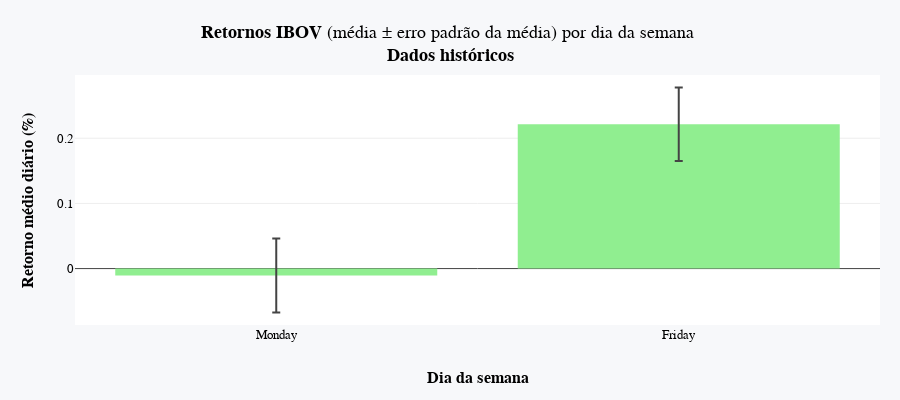

Write notebook code for a chart like this one.
### Markdown cell above
Visualizando os dados da tabela acima

### Code cell
fig = go.Figure()

fig.add_trace(go.Bar(name='Retornos', x=dados_desde_2010.index, y=dados_desde_2010.Media_retornos,
                     error_y=dict(type='data', array=dados_desde_2010.SEM_retornos),
                     marker_color='lightgreen', orientation='v'))

fig.update_layout(title_text='<b>Retornos IBOV</b> (média \xB1 erro padrão da média) por dia da semana <br><b>Dados históricos', xaxis_title= '<b>Dia da semana',
                  yaxis_title= '<b>Retorno médio diário (%)', template="none", margin=dict(l=75, r=20, t=75, b=75),
                  paper_bgcolor="#f7f8fa", font=dict(family="Arial", size=13, color="black"), width=900, height=400)

fig.show()

### Figure 1 — Plotly figure (JSON) as saved in the notebook; plotly's stock layout.template omitted (floating-point values rounded to 4 significant figures)
{"data": [{"error_y": {"array": [0.05679, 0.05647], "type": "data"}, "marker": {"color": "lightgreen"}, "name": "Retornos", "orientation": "v", "type": "bar", "x": ["Monday", "Friday"], "y": [-0.01061, 0.2214]}], "layout": {"font": {"color": "black", "family": "Arial", "size": 13}, "height": 400, "margin": {"b": 75, "l": 75, "r": 20, "t": 75}, "paper_bgcolor": "#f7f8fa", "title": {"text": "<b>Retornos IBOV</b> (média ± erro padrão da média) por dia da semana <br><b>Dados históricos"}, "width": 900, "xaxis": {"title": {"text": "<b>Dia da semana"}}, "yaxis": {"title": {"text": "<b>Retorno médio diário (%)"}}}}
